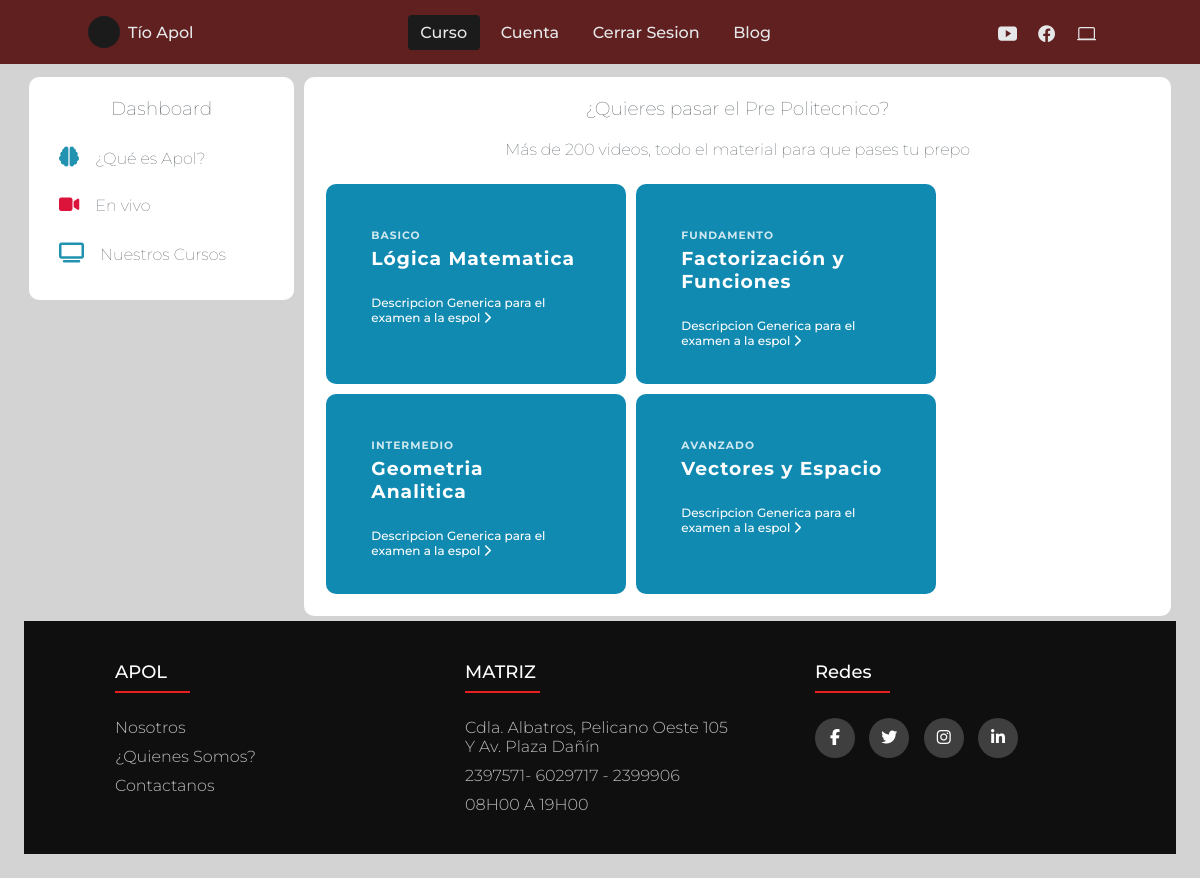
The page / on the database its author committed.
### Curso/models.py (models this page shows, shortened)
class Tema_General(models.Model):
    id = models.AutoField(primary_key=True)
    nombre = models.CharField('Nombre del Tema General', max_length=100, null=2, blank=False)
    Nivel = models.CharField('Nivel de complejidad', max_length=100, null=False, blank=False)
    Descripcion = models.CharField('Descripcion de Tema General', max_length=100, null=False, blank=False)
    estado = models.BooleanField('Tema General Activada/Tema General Desactivada', default=True)
    fecha_creacion = models.DateField('Fecha de Creacion', auto_now=False, auto_now_add=True)
    materia = models.ForeignKey(Materia, null=True, blank=True, on_delete=models.CASCADE)
    class Meta:
        verbose_name = 'Tema'
        verbose_name_plural = 'Temas'

### Curso/views.py (the view)
# urls.py: path('', views.index, name='index'),
def index(request):
    temas = Tema_General.objects.all()
    context = { 'temas':temas}
    return render(request, 'Curso/index.html', context)

### Curso/Templates/Curso/index.html
{% extends 'Curso/base.html' %}
{% block content %}
            <div class="contenido_preview">
                <div class="dashboard_izquierda">
                       <div class="encabezado_dashboard">
                           <h3 class="texto">Dashboard</h3>
                       </div>
                   <div class="items">
                       <h4 class="texto items"> <span class="icons"><i class="fas fa-brain"></i></span>¿Qué es Apol?</h4>
                       <h4 class="texto items"><span class="parpadea"><i class="fas fa-video"></i></span>En vivo</h4>
                       <h4 class="texto items"> <span class="icons"><i class="fas fa-tv"></i></span>Nuestros Cursos</h4>
                   </div>
               </div>
               <div class="dashboard_derecha">
                   <div class="buscador">
                   <h3 class="texto bold encabezado_buscador">¿Quieres pasar el Pre Politecnico?</h3>
                   <h4 class="texto bold encabezado_buscador">Más de 200 videos, todo el material para que pases tu prepo</h4>
                   <div class="general">
                       {% for tema in temas %}
                       <div class="tema_card_gen">
                        <div class="card_gen fundamento">
                            <h6 class="categoria">{{ tema.Nivel }}</h6>
                            <h3 class="tema">{{ tema.nombre }}</h2>
                            <h7 class="mirar_sub_tem">{{ tema.Descripcion }} <i class="fas fa-chevron-right"></i></h7>
                        </div>
                    </div>
                       {% endfor %}
                </div>
                   </div>
            </div>
{% endblock %}

### Curso/Templates/Curso/base.html (shortened to what this page needs)
<!DOCTYPE html>
{% load static %}
<html lang="en">
    <head>
        <link rel="stylesheet" href="{% static 'Curso/css/header.css' %}">
        <link rel="stylesheet" href="{% static 'Curso/css/footer.css'%}">
        <link rel="stylesheet" href="{% static 'Curso/css/estilos.css'%}">
        <link rel="stylesheet" href="{% static 'Curso/css/login.css'%}">
        <link rel="stylesheet" href="{% static 'Curso/css/responsive.css'%}">
        <link rel="stylesheet" href="{% static 'Curso/css/tema_card_general.css'%}">
        <link rel="stylesheet" href="{% static 'Curso/css/card.css'%}">
        <link rel="stylesheet" href="{% static 'Curso/css/indice.css'%}">
    </head>
    <body>
        <header class="header">
            <nav class="nav" id="nav-menu">
                <div class="nav__content bd-grid">
                    <div class="nav__perfil">
                        <div class="nav__img">
                        </div>
                        <div>
                            <a href="#" class="nav__name">Tío Apol</a>
                        </div>
                    </div>
                    <div class="nav__menu">
                        <ul class="nav__list">
                            <li class="nav__item"><a href="#" class="nav__link active">Curso</a></li>
                            <li class="nav__item"><a href="#" class="nav__link">Cuenta</a></li>
                            <li class="nav__item"><a href="#" class="nav__link">Cerrar Sesion</a></li>
                            <li class="nav__item"><a href="#" class="nav__link">Blog</a></li>
                        </ul>
                    </div>
                    <div class="nav__social">
                        <a href="#" class="nav__social-icon"><ion-icon name="logo-youtube"></ion-icon></a>
                        <a href="#" class="nav__social-icon"><ion-icon name="logo-facebook"></ion-icon></a>
                        <a href="#" class="nav__social-icon"><ion-icon name="laptop-outline"></ion-icon></a>
                    </div>
                </div>
            </nav>
        </header>
        <div class="container">
        {% block content %}
		{% endblock content %}
        </div>
        <footer class="footer">
            <div class="container_footer">
                <div class="display">
                    <div class="footer-col">
                        <h4>APOL</h4>
                        <ul>
                            <li><a href="#">Nosotros</a></li>
                            <li><a href="#">¿Quienes Somos?</a></li>
                            <li><a href="#">Contactanos</a></li>
                        </ul>
                    </div>
                    <div class="footer-col">
                        <h4>MATRIZ</h4>
                        <ul>
                            <li><a href="#">Cdla. Albatros, Pelicano Oeste 105 y Av. Plaza Dañín</a></li>
                            <li><a href="#">2397571- 6029717 - 2399906</a></li>
                            <li><a href="#">08H00 A 19H00</a></li>
                        </ul>
                    </div>
                    <div class="footer-col">
                        <h4>Redes</h4>
                        <div class="social-links">
                            <a href="#"><i class="fab fa-facebook-f"></i></a>
                            <a href="#"><i class="fab fa-twitter"></i></a>
                            <a href="#"><i class="fab fa-instagram"></i></a>
                            <a href="#"><i class="fab fa-linkedin-in"></i></a>
                        </div>
                    </div>
                </div>
            </div>
       </footer>
    </body>
</html>

### Curso/static/Curso/css/header.css (style rules this page uses)
:root { --header-height: 3rem; }
:root { --first-color: #1b1b1b; --dark-color: #602020; --dark-color-alt: #444444; --white-color: #E6E7E9; }
:root { --body-font: 'Montserrat', sans-serif; --normal-font-size: 1rem; --small-font-size: .9rem; }
@media screen and (min-width: 768px) { :root { --normal-font-size: 1rem; --small-font-size: .875rem; } }
:root { --z-fixed: 100; }
body { margin: var(--header-height) 0 0 0; font-family: var(--body-font); font-size: var(--normal-font-size); font-weight: 500; }
ul { margin: 0; padding: 0; list-style: none; }
a { text-decoration: none; }
.bd-grid { max-width: 1024px; display: -ms-grid; display: grid; -ms-grid-columns: 100%; grid-template-columns: 100%; margin-left: 1.5rem; margin-right: 1.5rem; }
.header { width: 100%; height: var(--header-height); position: fixed; top: 0; left: 0; padding: 0 1.5rem; background-color: var(--dark-color); z-index: var(--z-fixed); display: -webkit-box; display: -ms-flexbox; display: flex; -webkit-box-pack: justify; -ms-flex-pack: justify; justify-content: space-between; -webkit-box-align: center; -ms-flex-align: center; align-items: center; }
.nav__content { height: 100%; -ms-grid-rows: max-content 1fr max-content; grid-template-rows: -webkit-max-content 1fr -webkit-max-content; grid-template-rows: max-content 1fr max-content; row-gap: 2rem; }
.nav__img { display: -webkit-box; display: -ms-flexbox; display: flex; -webkit-box-pack: center; -ms-flex-pack: center; justify-content: center; padding-top: .25rem; margin-bottom: .8rem; width: 56px; height: 56px; background-color: var(--first-color); border-radius: 50%; overflow: hidden; }
.nav__name { display: block; color: var(--white-color); }
.nav__menu { -ms-flex-item-align: center; -ms-grid-row-align: center; align-self: center; }
.nav__item { margin: 2.5rem 0; }
.nav__link { color: var(--white-color); }
.nav__social { padding-top: .5rem; }
.nav__social-icon { font-size: 1.2rem; color: var(--white-color); margin-right: 1rem; }
.active { color: var(--first-color); }
@media screen and (min-width: 768px) { body { margin: 0; } }
@media screen and (min-width: 768px) { .header { height: calc(var(--header-height) + 1rem); } }
@media screen and (min-width: 768px) { .nav { width: 100%; } }
@media screen and (min-width: 768px) { .nav__content { -ms-grid-columns: (max-content)[3]; grid-template-columns: repeat(3, -webkit-max-content); grid-template-columns: repeat(3, max-content); -ms-grid-rows: 1fr; grid-template-rows: 1fr; -webkit-column-gap: 1rem; column-gap: 1rem; -webkit-box-pack: justify; -ms-flex-pack: justify; justify-content: space-between; } }
@media screen and (min-width: 768px) { .nav__perfil { display: -webkit-box; display: -ms-flexbox; display: flex; -webkit-box-align: center; -ms-flex-align: center; align-items: center; } }
@media screen and (min-width: 768px) { .nav__img { width: 32px; height: 32px; margin-right: .5rem; margin-bottom: 0; -webkit-box-align: center; -ms-flex-align: center; align-items: center; } }
@media screen and (min-width: 768px) { .nav__list { display: -webkit-box; display: -ms-flexbox; display: flex; } }
@media screen and (min-width: 768px) { .nav__item { margin: 0 .25rem; } }
@media screen and (min-width: 768px) { .nav__link { padding: .5rem .8rem; border-radius: .25rem; } }
@media screen and (min-width: 768px) { .active { background-color: var(--first-color); color: var(--white-color); } }

### Curso/static/Curso/css/footer.css (style rules this page uses)
.container_footer { max-width: 1000px; margin:auto; }
.display { display: flex; flex-wrap: wrap; justify-content: space-between; }
ul { list-style: none; }
.footer { background-color: #0f0f0f; padding: 40px 0; }
.footer-col { width: 30%; padding: 0 15px; }
.footer-col h4 { font-size: 18px; color: #ffffff; text-transform: capitalize; margin-bottom: 35px; font-weight: 500; position: relative; }
.footer-col h4::before { content: ''; position: absolute; left:0; bottom: -10px; background-color: #e91e1e; height: 2px; box-sizing: border-box; width: 75px; }
.footer-col ul li:not(:last-child) { margin-bottom: 10px; }
.footer-col ul li a { font-size: 16px; text-transform: capitalize; color: #ffffff; text-decoration: none; font-weight: 300; color: #bbbbbb; display: block; transition: all 0.3s ease; }
.footer-col .social-links a { display: inline-block; height: 40px; width: 40px; background-color: rgba(255,255,255,0.2); margin:0 10px 10px 0; text-align: center; line-height: 40px; border-radius: 50%; color: #ffffff; transition: all 0.5s ease; }

### rows shown on the page
Tema_General: Nivel "BASICO", nombre "Lógica Matematica", Descripcion "Descripcion Generica para el examen a la espol"
Tema_General: Nivel "FUNDAMENTO", nombre "Factorización y Funciones", Descripcion "Descripcion Generica para el examen a la espol"
Tema_General: Nivel "INTERMEDIO", nombre "Geometria Analitica", Descripcion "Descripcion Generica para el examen a la espol"
Tema_General: Nivel "AVANZADO", nombre "Vectores y Espacio", Descripcion "Descripcion Generica para el examen a la espol"
